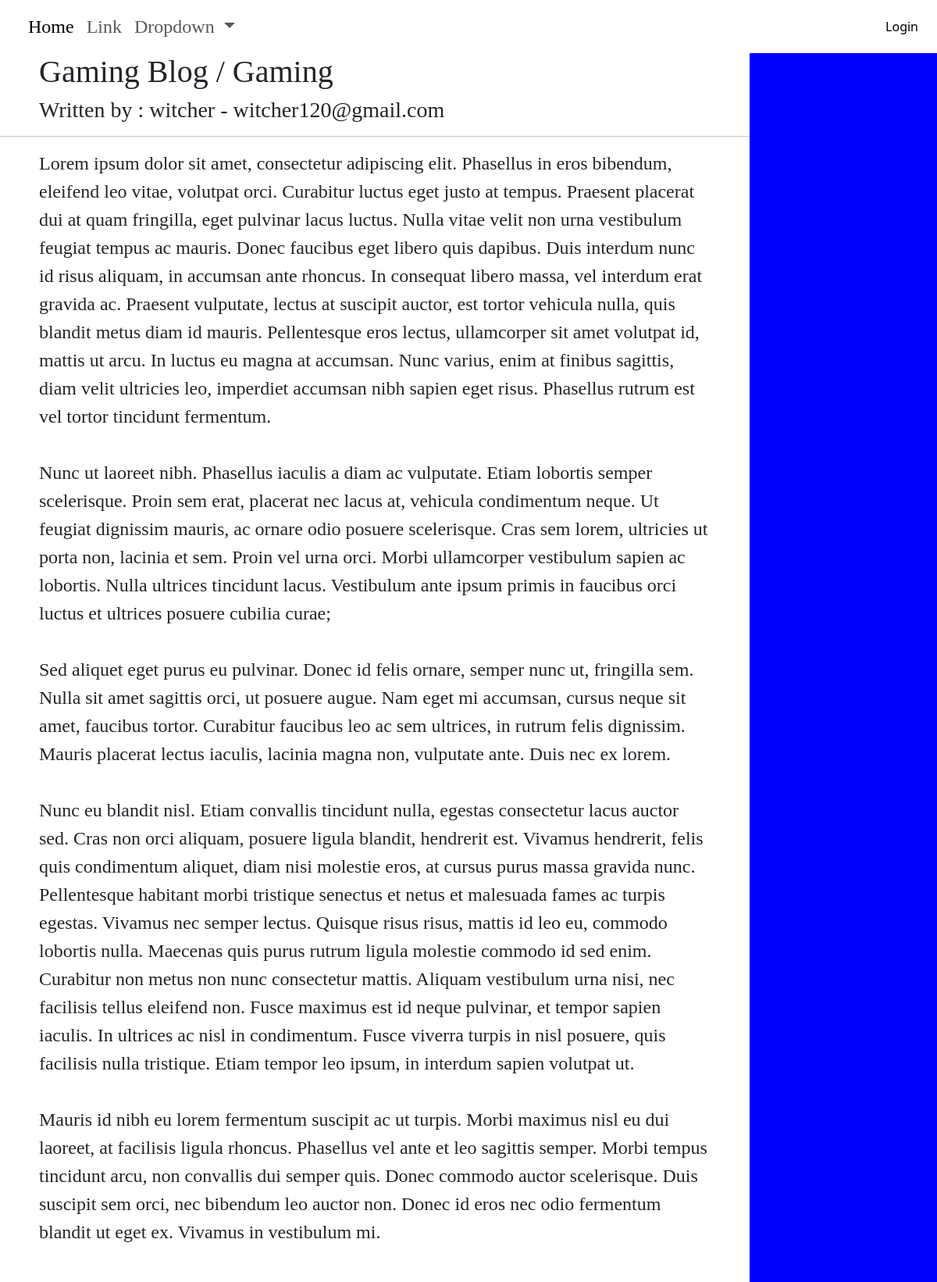
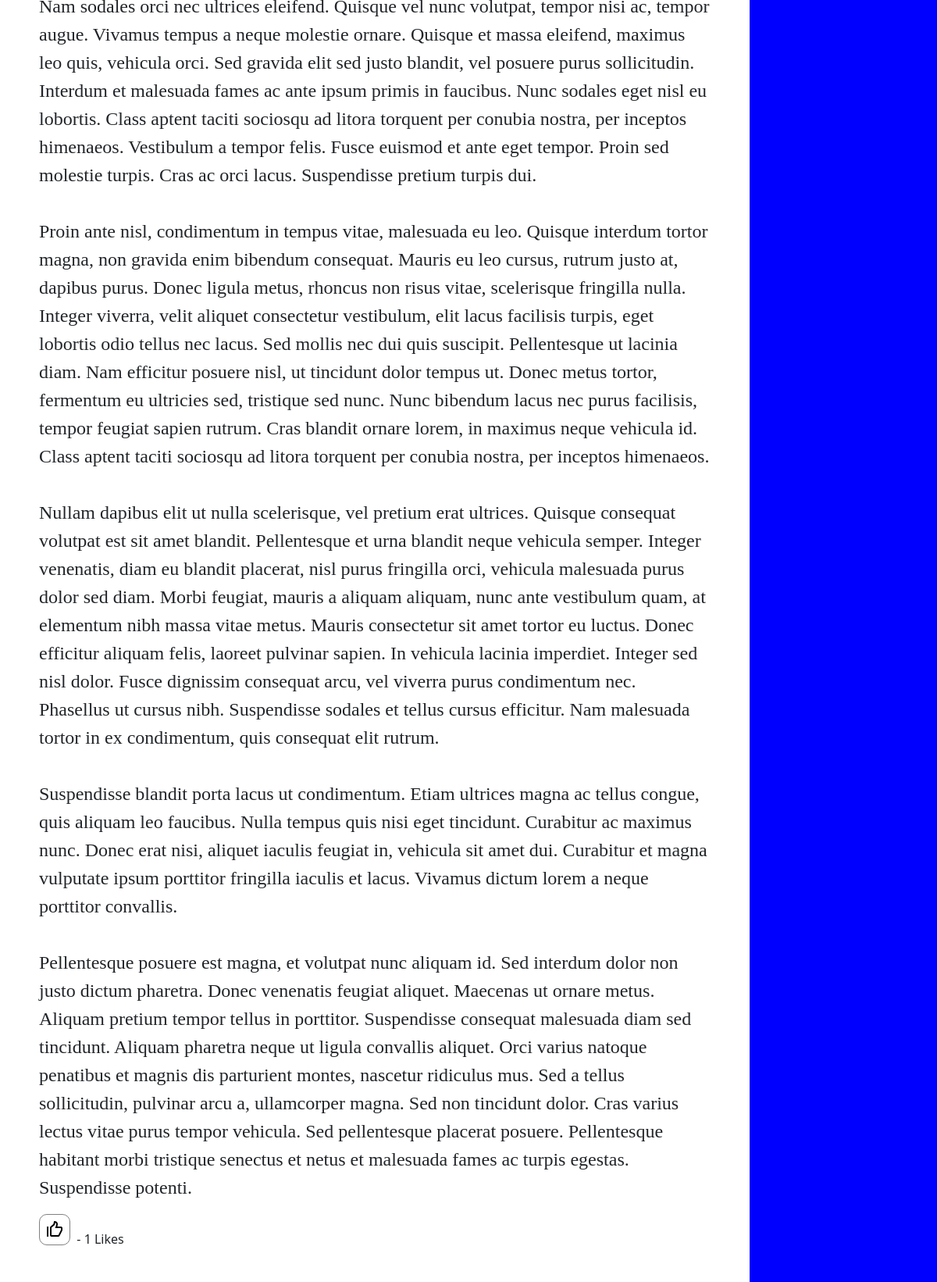
/blogarea/article/5 (upper part), run on the app's committed database (2 pictures, top to bottom).
### blogarea/models.py (models this page shows, shortened)
class Post(models.Model):
    choices = Category.objects.all().values_list('name','name')
    title = models.CharField(max_length=255)
    author = models.ForeignKey(User,on_delete=models.CASCADE,null=True,blank=True)
    post_date = models.DateField(auto_now_add=True)
    category = models.CharField(choices=choices,max_length=255,default="Uncategorized")
    articleSnippet = models.CharField(max_length=150,default="Default Article Snippet")
    thumbnail = models.ImageField(upload_to='thumbnail/',null=True,blank=True)
    like = models.ManyToManyField(User,related_name='blog_posts',null=True,blank=True)
    body = RichTextField(blank=True,null=True)
    def total_likes(self):
        return self.like.count()

### blogarea/views.py (the view)
# urls.py: path('article/<int:pk>', ArticleDetailView.as_view(), name="ArticleDetailView"),
class ArticleDetailView(DetailView):
    model = Post
    template_name = 'article_Detail.html'
    def get_context_data(self, *args, **kwargs):
        context = super(ArticleDetailView, self).get_context_data(*args, **kwargs)
        stuff = get_object_or_404(Post,id=self.kwargs['pk'])
        total_likes = stuff.total_likes()
        context['total_likes'] = total_likes
        return context

### blogarea/templates/article_Detail.html (shortened to what this page needs)
<!DOCTYPE html>
<html lang="en">
  <head>
    {% load static %}
    <link rel="stylesheet" href="{% static 'article_Detail.css' %}" />
  </head>
  <body>
    {% include 'header.html'%}
    <div class="mainContainer" style="display: flex">
      <div class="left">
        <h1>{{ post.title }} / {{ post.category }}</h1>
        <h3>Written by : {{ post.author }} - {{ post.author.email }}</h3>
        <hr />
        <p>{{ post.body|safe }}</p>
        <div style="display: flex">
          <form action="{% url 'like_post' post.pk %}" method="post">
            <button
              type="submit"
              name="post_id"
              value="{{ post.id }}"
              class="like-button {% if request.user in post.like.all %}liked{% else %}unliked{% endif %}"
              id="LikeButton"
            ></button>
            <label style="margin-top: 10px" for="LikeButton"
              >&nbsp;- {{ total_likes }} Likes</label
            >
          </form>
        </div>
      </div>
      <div
        class="right"
        style="min-width: 20%; min-height: 100%; background-color: blue"
      ></div>
    </div>
    {% include 'footer.html'%}
  </body>
</html>

### authentication/templates/header.html (shortened to what this page needs)
<head>
  {% load static %}
  <link rel="stylesheet" href="{% static 'header.css' %}" />
  <link
    href="https://cdn.jsdelivr.net/npm/bootstrap@5.3.3/dist/css/bootstrap.min.css"
    rel="stylesheet"
  />
</head>
<header>
  {% load static%}
  <nav class="navbar navbar-expand-lg bg-transparent">
    <div class="container-fluid">
      <div class="collapse navbar-collapse" id="navbarSupportedContent">
        <ul class="navbar-nav me-auto mb-2 mb-lg-0">
          <li class="nav-item">
            <a
              class="nav-link active fs-4"
              aria-current="page"
              href="{% url 'blogarea'%}"
              >Home</a
            >
          </li>
          <li class="nav-item">
            <a class="nav-link fs-4" href="#">Link</a>
          </li>
          <li class="nav-item dropdown">
            <a
              class="nav-link dropdown-toggle fs-4"
              href="#"
              role="button"
              data-bs-toggle="dropdown"
              aria-expanded="false"
            >
              Dropdown
            </a>
          </li>
        </ul>
        {% if user.is_authenticated %}
        <a href="{% url 'editProfile' %}">
          <img
            src="{% if user.profile.profileImage %}
              {{ user.profile.profileImage.url }}
              {% else %}/media/thumbnail/thumbnail.jpg
              {% endif %}"
            height="40px"
            width="40px"
            style="border-radius: 50%"
          />
        </a>
        <form
          class="d-flex"
          role="search"
          method="POST"
          action="{% url 'logout' %}"
        >
          {% csrf_token %}
          <button class="btn btn-outline-dark" type="submit">Log Out</button>
        </form>
        <form class="d-flex" role="search">
          {% csrf_token %}
          <button class="btn btn-outline-dark" type="submit">
            Create Post
          </button>
        </form>
        {% else %}
        <form
          class="d-flex"
          role="search"
          method="POST"
          action="{% url 'login'%}"
        >
          <button class="btn btn-outline-dark" type="submit">Login</button>
        </form>
        {% endif %}
      </div>
    </div>
  </nav>
</header>

### authentication/templates/footer.html (shortened to what this page needs)
<head>
  {% load static%}
  <link rel="stylesheet" href="{% static 'footer.css'%}" />
</head>
  {% load static %}

### blogarea/static/article_Detail.css (style rules this page uses)
body { margin: 0; background: rgb(240, 240, 240); }
p { font-size: x-large; font-family: Cambria, Cochin, Georgia, Times, 'Times New Roman', serif; }
h1,h3 { font-family: Cambria; margin-left: 50px; }
h1 { font-size: xxx-large; font-weight: light; }
p { margin-left: 50px; margin-right: 50px; white-space: pre-wrap; }
.like-button.unliked { background: url('like.png'); width: 40px; height: 40px; background-repeat: no-repeat; background-position: center; margin-left: 50px; margin-bottom: 50px; border: 1px solid gray; border-radius: 10px; background-color: white; }

### authentication/static/header.css (style rules this page uses)
header .btn-outline-dark { background: transparent; color: black; border: none; margin-left: 20px; }
body { position: relative; }
header { position: sticky; top: 0; z-index: 100; }
header nav { backdrop-filter: blur(2px); }
header nav li>a { font-family: Cambria, Cochin, Georgia, Times, 'Times New Roman', serif; }
header .navbar-nav .nav-link.active { color: black; }
header .nav-link.active { color: black; cursor: pointer; }

### data on the page
Post: title "Gaming Blog", category "Gaming", author "witcher", author.email "witcher120@gmail.com", body "Lorem ipsum dolor sit amet, consectetur adipiscing elit. Phasellus in eros bibendum, eleifend leo vitae, volutpat orci. Curabitur luctus eget justo at tempus. Praesent placerat dui at quam fringilla, eget pulvinar lacus luctus. Nulla vitae velit non urna vestibulum feugiat tempus ac mauris. Donec faucibus eget libero quis dapibus. Duis interdum nunc id risus aliquam, in accumsan ante rhoncus. In consequat libero massa, vel interdum erat gravida ac. Praesent vulputate, lectus at suscipit auctor, est tortor vehicula nulla, quis blandit metus diam id mauris. Pellentesque eros lectus, ullamcorper sit amet volutpat id, mattis ut arcu. In luctus eu magna at accumsan. Nunc varius, enim at finibus…"

### other printed values
{{ total_likes }} "1"
